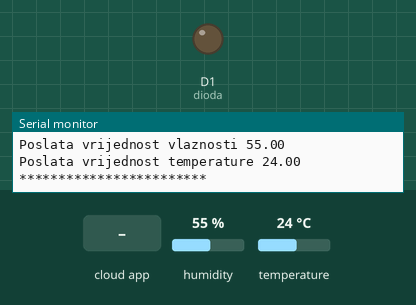
Simulated run of this sketch. Board: ESP8266 (NodeMCU). On the bench: output pins drawn as LEDs (lit = HIGH), the last lines printed to the serial monitor. Inputs (shaded band) come from the test bench; at power-on: humidity 55 %, temperature 24 °C. WiFi joins after 1.5 s; servers stay silent unless stated; the Firebase database answers and starts empty.

Above: at 2.7 s.
2.8 s: the phone or cloud app sets sliderVrijednost to 1
At 5.5 s:
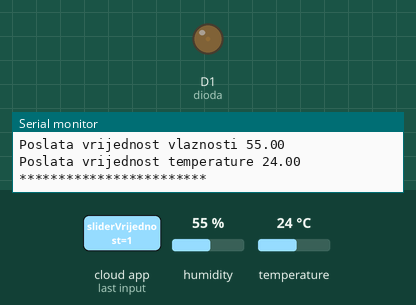
10.2 s: the phone or cloud app sets jelUpaljeno to 1
At 14.4 s:
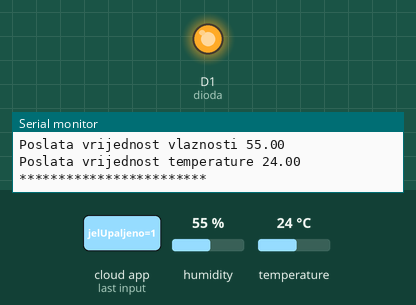
17.1 s: the phone or cloud app sets jelUpaljeno to 0
24.5 s: the phone or cloud app sets sliderVrijednost to 0
At 25.5 s:
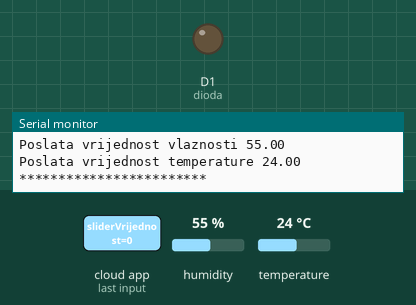
Timing chart, 0 to 27.3 s (numbered marks = the images above; inputs shaded):
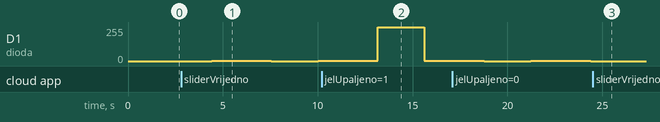

The sketch:

IOTemperature.ino
```cpp
#include <Arduino.h>
#if defined(ESP32)
  #include <WiFi.h>
#elif defined(ESP8266)
  #include <ESP8266WiFi.h>
#endif

#include <Firebase_ESP_Client.h>
//Provide the token generation process info.
#include "addons/TokenHelper.h"
//Provide the RTDB payload printing info and other helper functions.
#include "addons/RTDBHelper.h"

// Insert your network credentials
#define WIFI_SSID "YOUR_WIFI_ID"
#define WIFI_PASSWORD "YOUR_WIFI_PASS"

// Insert Firebase project API Key
#define API_KEY "YOUR_API_KEY"
// Insert RTDB URLefine the RTDB URL */
#define DATABASE_URL "YOUR_DATABASE_URL"
//Define Firebase Data object
FirebaseData fbdo;
FirebaseAuth auth;
FirebaseConfig config;

unsigned long sendDataPrevMillis = 0;
bool signupOK = false;
#include <DHT.h>

DHT dht;
int senzor = D3;
int dioda = D1;
int slider = 0;
bool upaliUredjaj = false;

void setup() {
  // put your setup code here, to run once:
  pinMode(senzor, INPUT);
  dht.setup(senzor);
  Serial.begin(115200);
  pinMode(dioda,OUTPUT);
  WiFi.begin(WIFI_SSID, WIFI_PASSWORD);
  Serial.print("Connecting to Wi-Fi");
  while (WiFi.status() != WL_CONNECTED){
    Serial.print(".");
    delay(300);
  }
  Serial.println();
  Serial.print("Connected with IP: ");
  Serial.println(WiFi.localIP());
  Serial.println();

  /* Assign the api key (required) */
  config.api_key = API_KEY;

  /* Assign the RTDB URL (required) */
  config.database_url = DATABASE_URL;

  /* Sign up */
  if (Firebase.signUp(&config, &auth, "", "")){
    Serial.println("ok");
    signupOK = true;
  }
  else{
    Serial.printf("%s\n", config.signer.signupError.message.c_str());
  }

  /* Assign the callback function for the long running token generation task */
  config.token_status_callback = tokenStatusCallback; //see addons/TokenHelper.h

  Firebase.begin(&config, &auth);
  Firebase.reconnectWiFi(true);

}

void loop() {
    if(Firebase.ready() && signupOK && (millis() - sendDataPrevMillis > 3000 || sendDataPrevMillis == 0)){

      if(Firebase.RTDB.getInt(&fbdo,"/mjerenja/sliderVrijednost")){
        slider = fbdo.intData();
        if(slider!=0){
          analogWrite(dioda,slider);
          delay(3000);
        }
        else{
          analogWrite(dioda,0);
          Firebase.RTDB.setInt(&fbdo,"mjerenja/sliderVrijednost",0);
        }
      }

      if(Firebase.RTDB.getBool(&fbdo, "/mjerenja/jelUpaljeno")){
          upaliUredjaj = fbdo.boolData();
          if(upaliUredjaj){
            digitalWrite(dioda,HIGH);
          }
          else{
            digitalWrite(dioda,LOW);
          }
      }

      float temperatura=dht.getTemperature();
      float vlaznost=dht.getHumidity();

      if (Firebase.RTDB.setInt(&fbdo, "mjerenja/vlaznost", vlaznost)){
          String porukaVl = "Poslata vrijednost vlaznosti " + String(vlaznost);
          Serial.println(porukaVl);
        }
      else {
          Serial.println("FAILED");
          Serial.println("REASON: " + fbdo.errorReason());
        }

      if (Firebase.RTDB.setFloat(&fbdo, "mjerenja/temperatura", temperatura)){
          String porukaTemp = "Poslata vrijednost temperature " + String(temperatura);
          Serial.println(porukaTemp);
          Serial.println("************************");
        }
      else {
          Serial.println("FAILED");
          Serial.println("REASON: " + fbdo.errorReason());
        }
    }
    delay(2000);
}
```

Measured:
- after the input at 2.8 s, D1 (dioda): 0/255 → 1/255 after 1.6 s, → 0/255 3.2 s later, → 1/255 2.5 s later
- after the input at 24.5 s, D1 (dioda): stays 0/255 (without the input it goes to 1/255 after 2.3 s)
